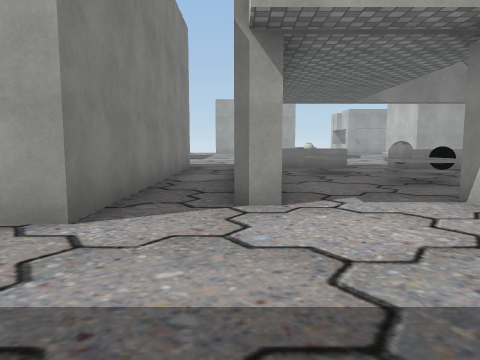
[1] (above)

24 first-person views from a walk through a scene from a Unity 3-D project. The camera is 1.3 m above the floor, tilts 6° down and sees 70° across. The floor is counted in squares, 2 m on a side. Each view is taken from the middle of a square. On the plan, view 1 faces up. The plan holds only what a view shows up to about 10 squares ahead; the rest is blank. The place goes on beyond the plan. The player is left out. Some surface patterns are stand-ins.

[2]
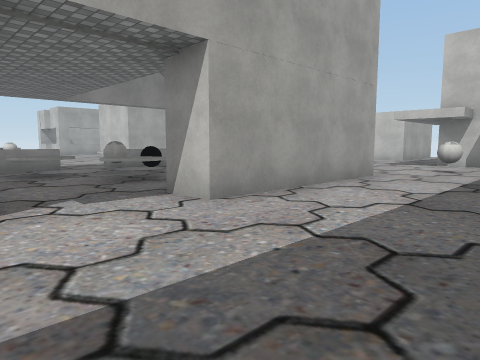

[3]
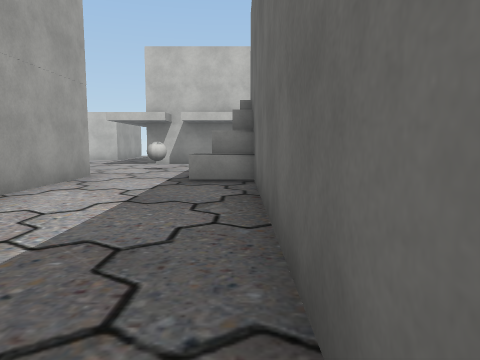

[4]
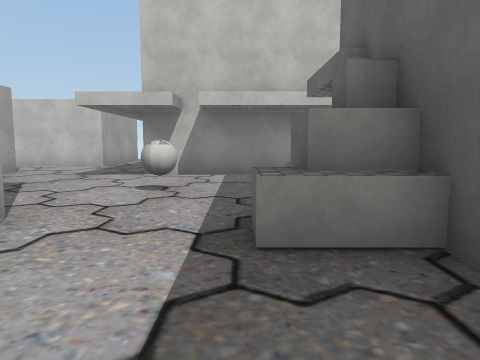

[5]
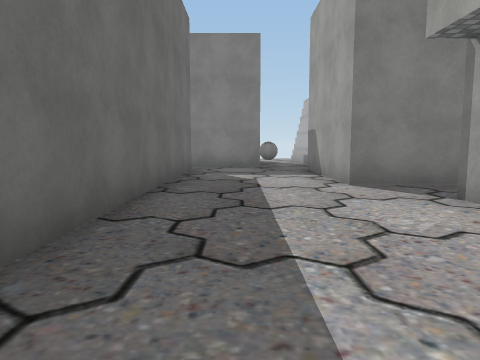

[6]
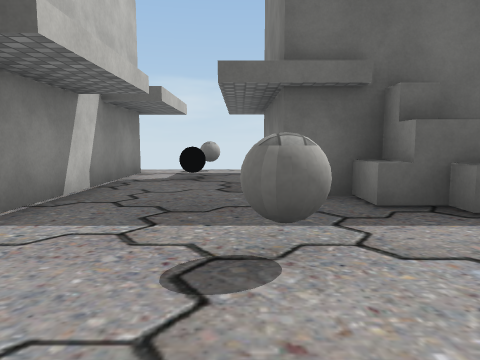

[7]
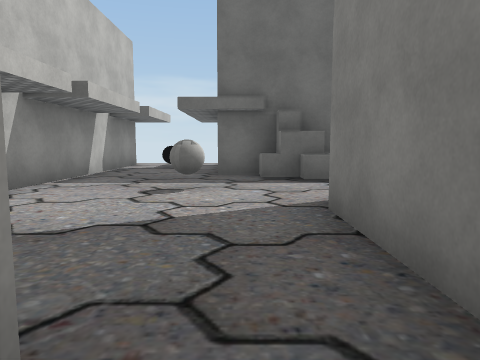

[8]
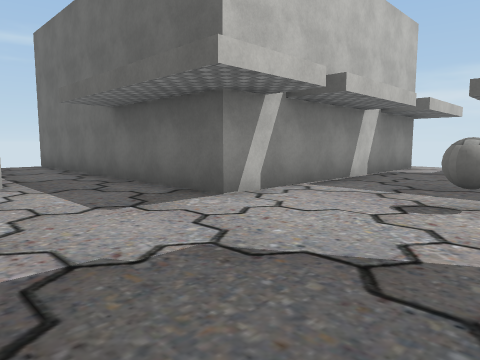

[9]
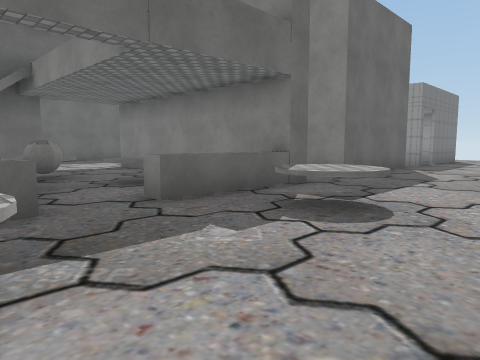

[10]
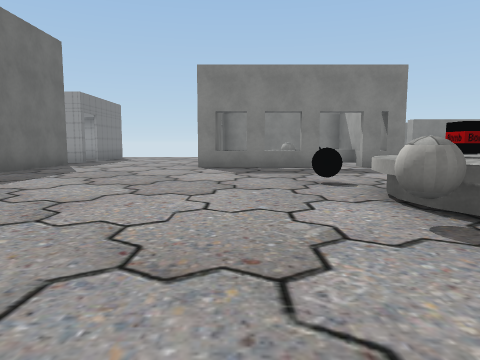

[11]
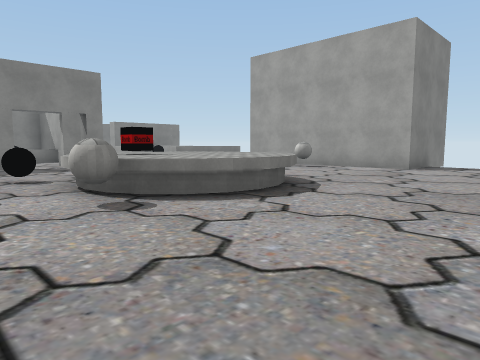

[12]
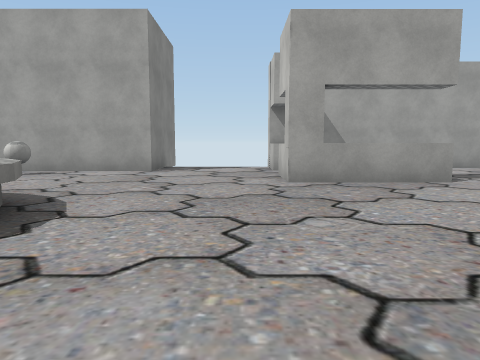

[13]
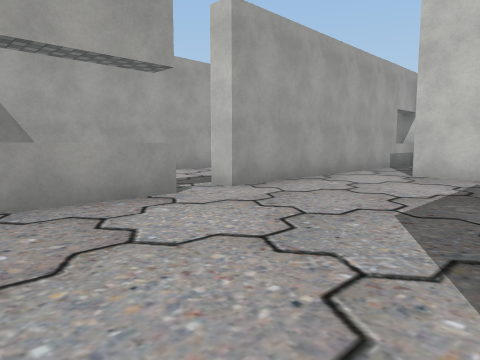

[14]
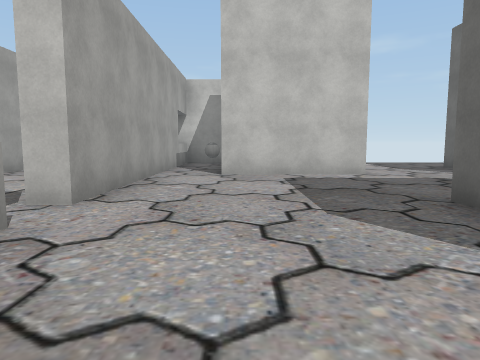

[15]
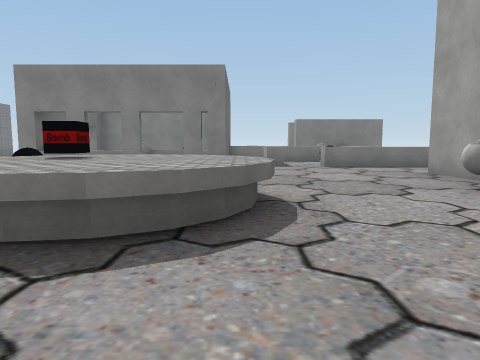

[16]
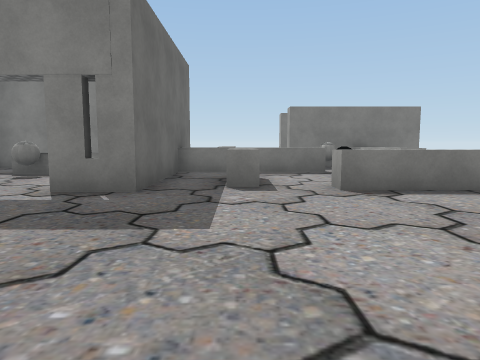

[17]
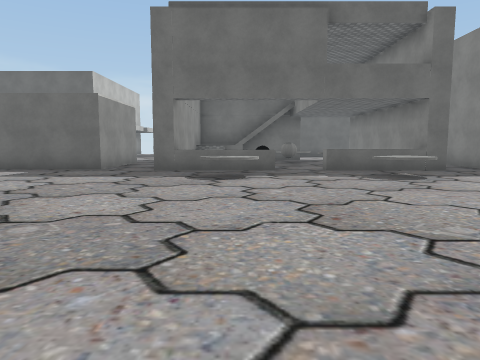

[18]
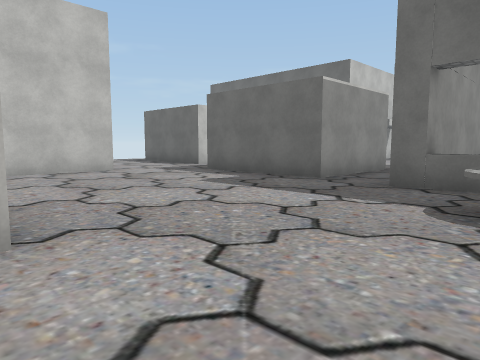

[19]
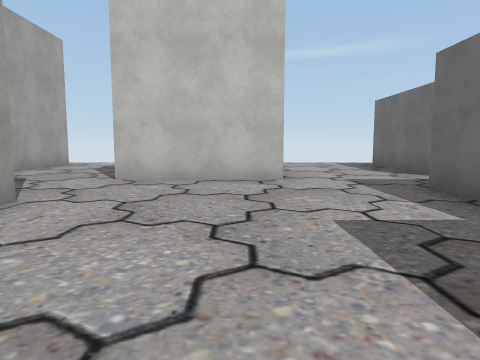

[20]
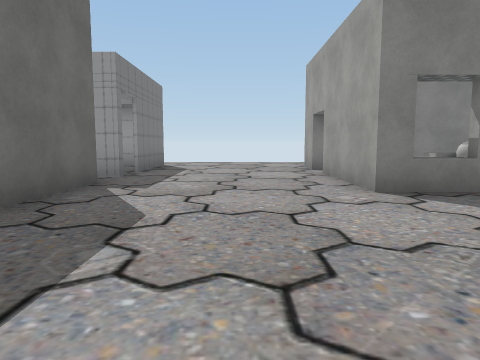

[21]
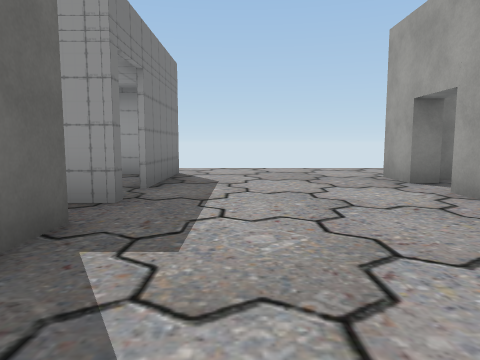

[22]
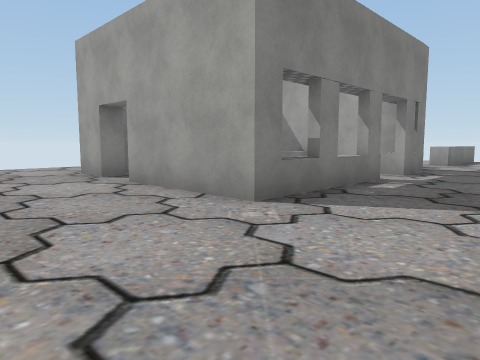

[23]
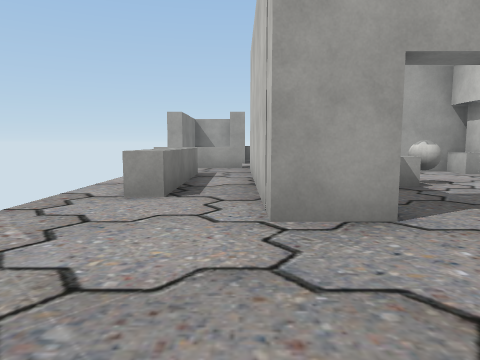

[24]
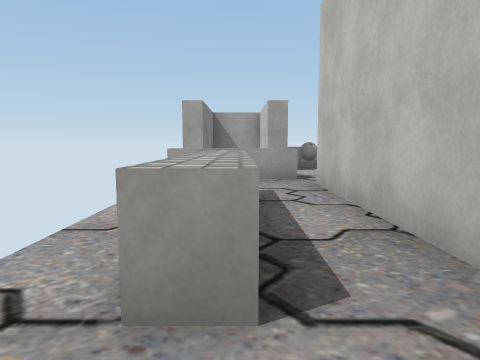

### Floor plan
Key: @ floor where view 1 was taken; # wall or solid block; x gap in a wall; . floor; = window, fence, low wall or low ledge; ^ raised ledge; I disc; B ball; C crate; L block; O other object.
Columns run from 11 left of view 1 to 19 right of it. Each row starts with its distance up from view 1.
 26   #           ##  #########
 25   #    ^. #####...^    ....
 24 # #. ^ ^...........   ....
 23 # #B^=.^....B.....^  ...
 22   ..^.............L^^.#######
 21 ^^^.^.^......................
 20  ...^.......^^^...........#
 19  ..#####....^^^^..........#
 18 .^.# ^......^O^^..........###
 17 .^.# B.^....^^B....  #.......
 16 .^.#...^...........  #   ....
 15 ...#...^...........###.......
 14 ...#.###.................###
 13 .........................#
 12 .........................#
 11 ............II..I...........
 10 .................=...........
  9   ##x#.###.#^....^#.####.....
  8          #.#.I... #.#  # ####
  7          #.#.I.=. #.#  #.#
  6          #.#..I.  #......#
  5          #.#...   #......#
  4          #.#..#   #............
  3       .###....#####....########
  2      .B.............B..#
  1      #...........C.....#
  0      #.....@.....CC....#
 -1        ##########  #...#
 -2                    #.=.#
 -3                    #...#
 -4                     .B.

Positions as (right, up) in squares from view 1, and headings:
1: (0, 0), facing up
2: (0, 0), facing up-right
3: (0, 0), facing right
4: (4, 1), facing right
5: (4, 1), facing left
6: (9, 4), facing down
7: (8, 7), facing down
8: (8, 6), facing down-right
9: (5, 13), facing down-left
10: (6, 15), facing left
11: (7, 15), facing up-left
12: (6, 16), facing up
13: (7, 18), facing up-right
14: (7, 20), facing right
15: (6, 20), facing left
16: (1, 21), facing left
17: (5, 18), facing down
18: (5, 15), facing down-right
19: (7, 12), facing right
20: (1, 12), facing left
21: (-2, 11), facing left
22: (-1, 11), facing up-left
23: (-9, 11), facing up
24: (-10, 14), facing up
